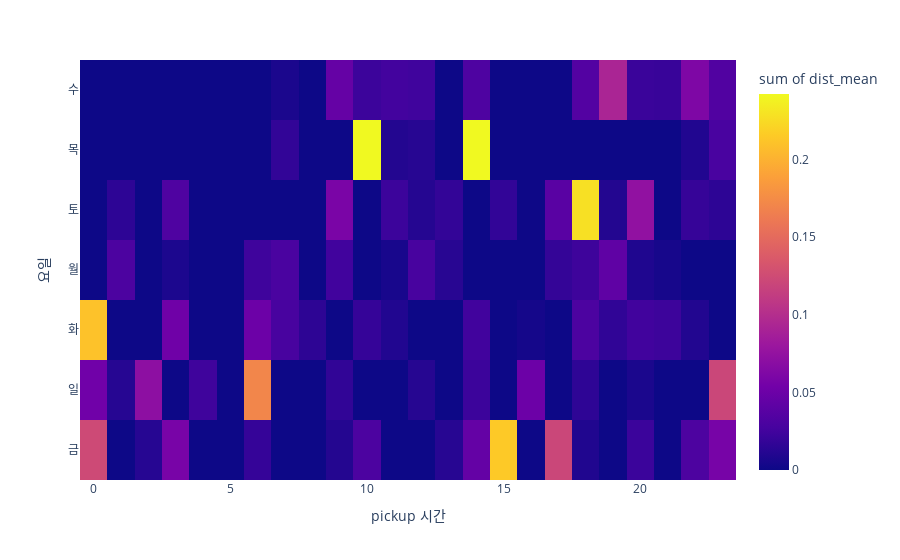

Source (notebook cell):
### Code cell
## 1-(2) 요일,시간에 따른 평균이동거리
tidydata3 = tidydata1.pivot_table(
    index = 'pickup_hour',
    columns = 'dayofweek',
    values = 'dist',
    aggfunc = 'mean'
).stack().reset_index().rename({0:'dist_mean'},axis=1)
px.density_heatmap(
    data_frame=tidydata3,
    x='pickup_hour',
    y='dayofweek',
    z='dist_mean',
    labels={'pickup_hour':'pickup 시간', 'dayofweek':'요일'},
    nbinsx=24,
    nbinsy=7,
    height=300
)

### Figure 1 — Plotly figure (JSON) as saved in the notebook; plotly's stock layout.template omitted (floating-point values rounded to 4 significant figures)
{"data": [{"coloraxis": "coloraxis", "histfunc": "sum", "hovertemplate": "pickup 시간=%{x}<br>요일=%{y}<br>sum of dist_mean=%{z}<extra></extra>", "name": "", "nbinsx": 24, "nbinsy": 7, "type": "histogram2d", "x": [0, 0, 0, 1, 1, 1, 2, 2, 3, 3, 3, 3, 4, 6, 6, 6, 6, 7, 7, 7, 7, 8, 9, 9, 9, 9, 9, 10, 10, 10, 10, 11, 11, 11, 11, 11, 12, 12, 12, 12, 12, 13, 13, 13, 14, 14, 14, 14, 14, 15, 15, 16, 16, 16, 17, 17, 17, 18, 18, 18, 18, 18, 18, 19, 19, 19, 19, 20, 20, 20, 20, 20, 20, 21, 21, 21, 22, 22, 22, 22, 22, 23, 23, 23, 23, 23], "xaxis": "x", "xbingroup": "x", "y": ["금", "일", "화", "월", "일", "토", "금", "일", "금", "월", "토", "화", "일", "금", "월", "일", "화", "목", "수", "월", "화", "화", "금", "수", "월", "일", "토", "금", "목", "수", "화", "목", "수", "월", "토", "화", "목", "수", "월", "일", "토", "금", "월", "토", "금", "목", "수", "일", "화", "금", "토", "일", "토", "화", "금", "월", "토", "금", "수", "월", "일", "토", "화", "수", "월", "토", "화", "금", "수", "월", "일", "토", "화", "수", "월", "화", "금", "목", "수", "토", "화", "금", "목", "수", "일", "토"], "yaxis": "y", "ybingroup": "y", "z": [0.1233, 0.05268, 0.2105, 0.0305, 0.01195, 0.01531, 0.01198, 0.07083, 0.05755, 0.007294, 0.03262, 0.0519, 0.02348, 0.0191, 0.02354, 0.1704, 0.05021, 0.01746, 0.006677, 0.02959, 0.02795, 0.01497, 0.01064, 0.04586, 0.02459, 0.01721, 0.05924, 0.03066, 0.2422, 0.02215, 0.01888, 0.01045, 0.02527, 0.005204, 0.02216, 0.00961, 0.01226, 0.02417, 0.02833, 0.01166, 0.01152, 0.01244, 0.01278, 0.01795, 0.04543, 0.242, 0.03184, 0.02237, 0.02467, 0.2144, 0.01745, 0.05013, 0.0003914, 0.003542, 0.1208, 0.01821, 0.03852, 0.008791, 0.03483, 0.02295, 0.01562, 0.228, 0.03028, 0.09235, 0.0424, 0.01019, 0.01667, 0.02188, 0.02143, 0.008504, 0.006809, 0.07352, 0.02432, 0.02047, 0.00488, 0.02272, 0.03099, 0.009554, 0.06136, 0.01914, 0.009708, 0.05703, 0.02887, 0.03369, 0.1208, 0.01525]}], "layout": {"autosize": true, "coloraxis": {"colorbar": {"title": {"text": "sum of dist_mean"}}, "colorscale": [[0, "#0d0887"], [0.1111, "#46039f"], [0.2222, "#7201a8"], [0.3333, "#9c179e"], [0.4444, "#bd3786"], [0.5556, "#d8576b"], [0.6667, "#ed7953"], [0.7778, "#fb9f3a"], [0.8889, "#fdca26"], [1, "#f0f921"]]}, "legend": {"tracegroupgap": 0}, "margin": {"t": 60}, "xaxis": {"anchor": "y", "autorange": true, "domain": [0, 1], "range": [-0.5, 23.5], "title": {"text": "pickup 시간"}, "type": "linear"}, "yaxis": {"anchor": "x", "autorange": true, "domain": [0, 1], "range": [-0.5, 6.5], "title": {"text": "요일"}, "type": "category"}}}
